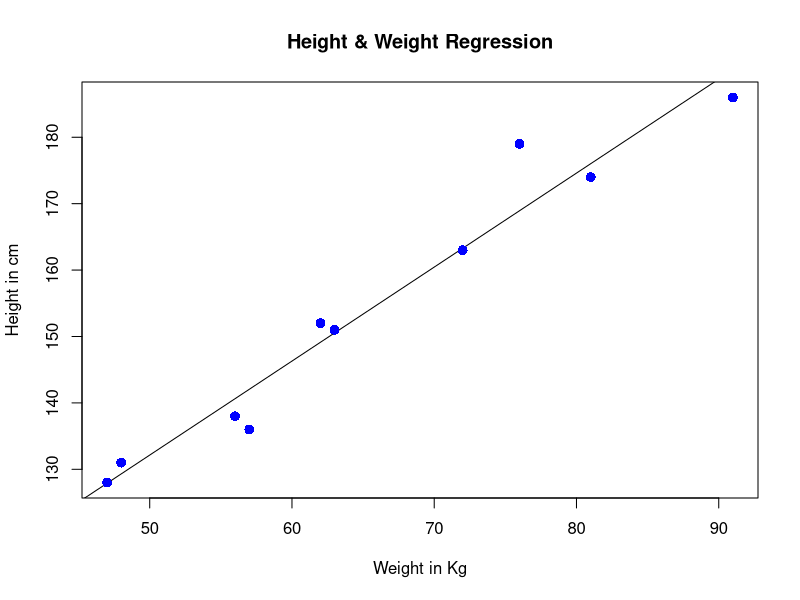

Generate this figure with R:
x <- c(151, 174, 138, 186, 128, 136, 179, 163, 152, 131)
y <- c(63, 81, 56, 91, 47, 57, 76, 72, 62, 48)

# Apply the lm() function.
relation <- lm(y~x)

print(relation)

x <- c(151, 174, 138, 186, 128, 136, 179, 163, 152, 131)
y <- c(63, 81, 56, 91, 47, 57, 76, 72, 62, 48)

# Apply the lm() function.
relation <- lm(y~x)

print(summary(relation))

# The predictor vector.
x <- c(151, 174, 138, 186, 128, 136, 179, 163, 152, 131)

# The resposne vector.
y <- c(63, 81, 56, 91, 47, 57, 76, 72, 62, 48)

# Apply the lm() function.
relation <- lm(y~x)

# Find weight of a person with height 170.
a <- data.frame(x = 170)
result <-  predict(relation,a)
print(result)

# Create the predictor and response variable.
x <- c(151, 174, 138, 186, 128, 136, 179, 163, 152, 131)
y <- c(63, 81, 56, 91, 47, 57, 76, 72, 62, 48)
relation <- lm(y~x)

# Give the chart file a name.
png(file = "linearregression.png")

# Plot the chart.
plot(y,x,col = "blue",main = "Height & Weight Regression",
     abline(lm(x~y)),cex = 1.3,pch = 16,xlab = "Weight in Kg",ylab = "Height in cm")

# Save the file.
dev.off()





